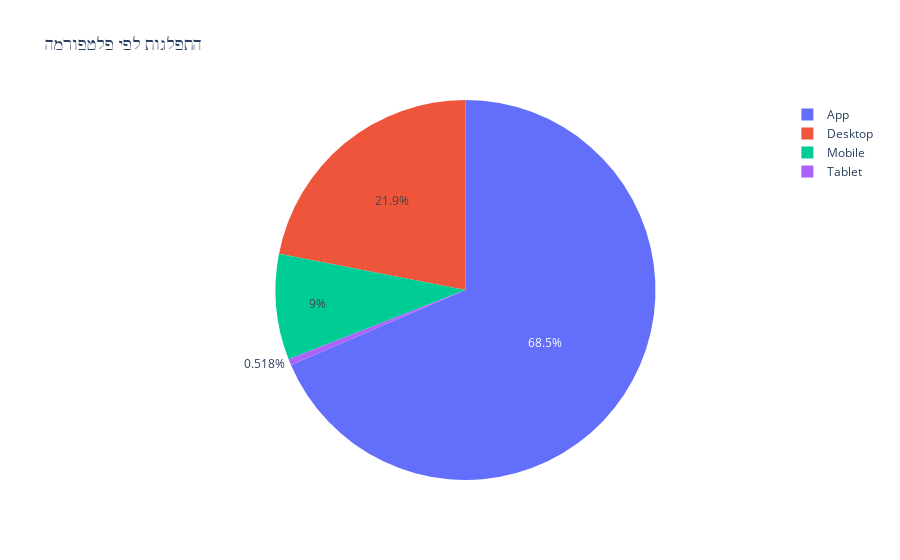
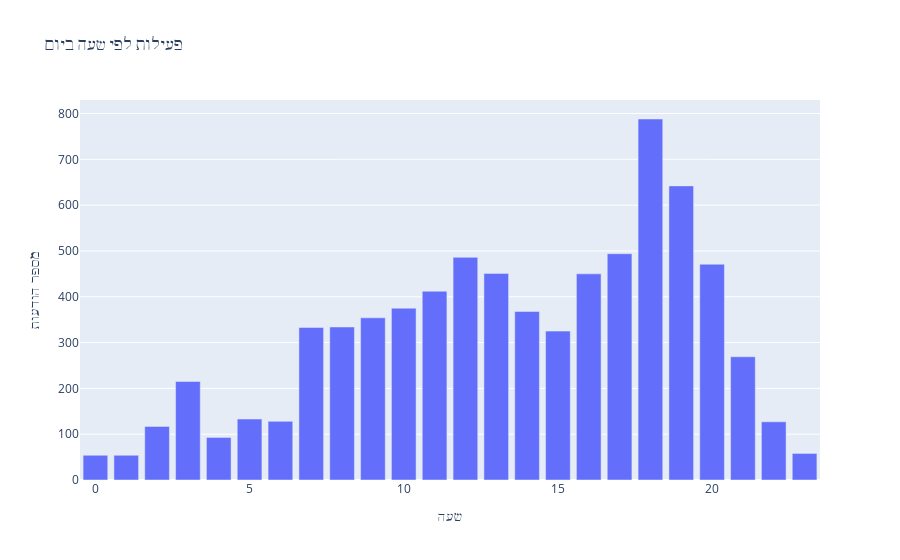
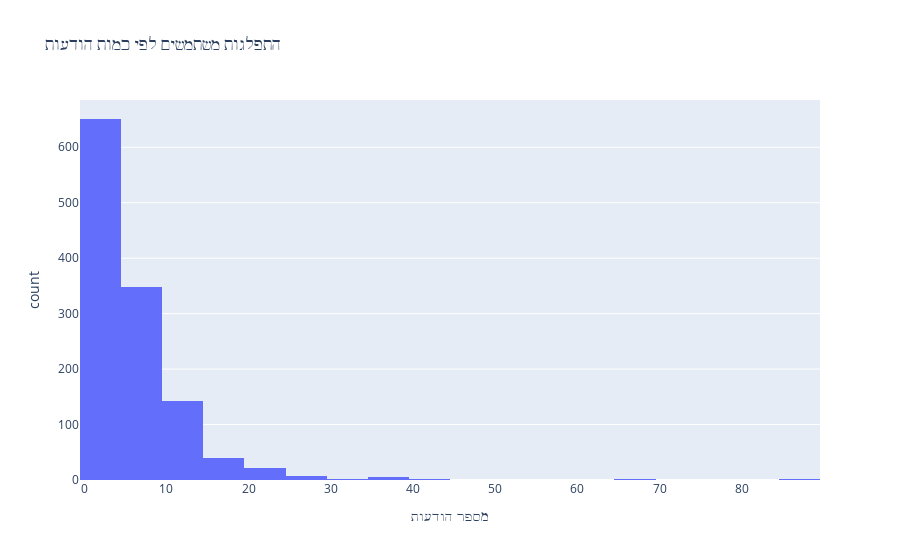
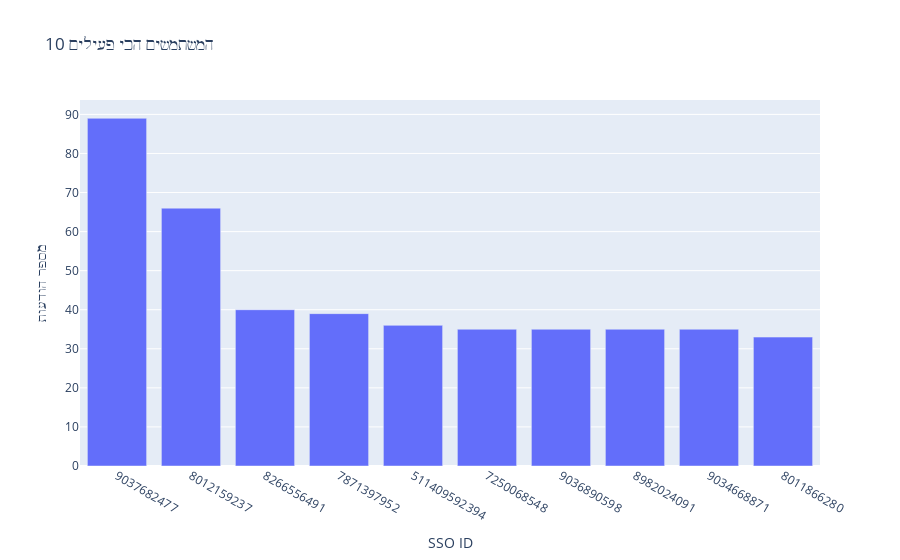

Source (notebook cell) for these figures, in order:
### Code cell
platform_counts = df['platform'].value_counts()
fig_platform = px.pie(
    values=platform_counts.values, 
    names=platform_counts.index,
    title="התפלגות לפי פלטפורמה"
)
fig_platform.show()

df['hour'] = pd.to_datetime(df['event_time']).dt.hour
hourly_activity = df['hour'].value_counts().sort_index()

fig_hourly = px.bar(
    x=hourly_activity.index,
    y=hourly_activity.values,
    title="פעילות לפי שעה ביום",
    labels={'x': 'שעה', 'y': 'מספר הודעות'}
)
fig_hourly.show()

user_activity = df['sso_id'].value_counts()
fig_user_activity = px.histogram(
    x=user_activity.values,
    nbins=20,
    title="התפלגות משתמשים לפי כמות הודעות",
    labels={'x': 'מספר הודעות', 'y': 'מספר משתמשים'}
)
fig_user_activity.show()

questions_with_answers = df[df['campaign_name'] == 'open question']['question_length'].dropna()
answers_with_questions = df[df['campaign_name'] == 'response answer']['answer_length'].dropna()

if len(questions_with_answers) > 0 and len(answers_with_questions) > 0:
    fig_comparison = go.Figure()
    fig_comparison.add_trace(go.Scatter(
        x=questions_with_answers.values,
        y=answers_with_questions.values,
        mode='markers',
        name='אורך תשובה vs שאלה',
        opacity=0.6
    ))

# 5. מספר הודעות לפי משתמש (Top 10)
top_users = df['sso_id'].value_counts().head(10)
fig_top_users = px.bar(
    x=top_users.index.astype(str),
    y=top_users.values,
    title="10 המשתמשים הכי פעילים",
    labels={'x': 'SSO ID', 'y': 'מספר הודעות'}
)
fig_top_users.show()

### Figure 1 — Plotly figure (JSON) as saved in the notebook; plotly's stock layout.template omitted (floating-point values rounded to 4 significant figures)
{"data": [{"domain": {"x": [0, 1], "y": [0, 1]}, "hovertemplate": "label=%{label}<br>value=%{value}<extra></extra>", "labels": ["App", "Desktop", "Mobile", "Tablet"], "legendgroup": "", "name": "", "showlegend": true, "type": "pie", "values": [5162, 1652, 678, 39]}], "layout": {"legend": {"tracegroupgap": 0}, "title": {"text": "התפלגות לפי פלטפורמה"}}}

### Figure 2 — Plotly figure (JSON) as saved in the notebook; plotly's stock layout.template omitted (floating-point values rounded to 4 significant figures)
{"data": [{"hovertemplate": "שעה=%{x}<br>מספר הודעות=%{y}<extra></extra>", "legendgroup": "", "marker": {"color": "#636efa", "pattern": {"shape": ""}}, "name": "", "orientation": "v", "showlegend": false, "textposition": "auto", "type": "bar", "x": [0, 1, 2, 3, 4, 5, 6, 7, 8, 9, 10, 11, 12, 13, 14, 15, 16, 17, 18, 19, 20, 21, 22, 23], "xaxis": "x", "y": [54, 54, 117, 215, 93, 133, 128, 333, 334, 354, 375, 412, 486, 451, 368, 325, 450, 494, 788, 642, 471, 269, 127, 58], "yaxis": "y"}], "layout": {"barmode": "relative", "legend": {"tracegroupgap": 0}, "title": {"text": "פעילות לפי שעה ביום"}, "xaxis": {"anchor": "y", "domain": [0, 1], "title": {"text": "שעה"}}, "yaxis": {"anchor": "x", "domain": [0, 1], "title": {"text": "מספר הודעות"}}}}

### Figure 3 — Plotly figure (JSON) as saved in the notebook; plotly's stock layout.template omitted (floating-point values rounded to 4 significant figures; data arrays with more than 128 entries replaced by an {"elided": "..."} marker saying what was removed)
{"data": [{"bingroup": "x", "hovertemplate": "מספר הודעות=%{x}<br>count=%{y}<extra></extra>", "legendgroup": "", "marker": {"color": "#636efa", "pattern": {"shape": ""}}, "name": "", "nbinsx": 20, "orientation": "v", "showlegend": false, "type": "histogram", "x": {"elided": "1219 int values"}, "xaxis": "x", "yaxis": "y"}], "layout": {"barmode": "relative", "legend": {"tracegroupgap": 0}, "title": {"text": "התפלגות משתמשים לפי כמות הודעות"}, "xaxis": {"anchor": "y", "domain": [0, 1], "title": {"text": "מספר הודעות"}}, "yaxis": {"anchor": "x", "domain": [0, 1], "title": {"text": "count"}}}}

### Figure 4 — Plotly figure (JSON) as saved in the notebook; plotly's stock layout.template omitted (floating-point values rounded to 4 significant figures)
{"data": [{"hovertemplate": "SSO ID=%{x}<br>מספר הודעות=%{y}<extra></extra>", "legendgroup": "", "marker": {"color": "#636efa", "pattern": {"shape": ""}}, "name": "", "orientation": "v", "showlegend": false, "textposition": "auto", "type": "bar", "x": ["9037682477", "8012159237", "8266556491", "7871397952", "511409592394", "7250068548", "9036890598", "8982024091", "9034668871", "8011866280"], "xaxis": "x", "y": [89, 66, 40, 39, 36, 35, 35, 35, 35, 33], "yaxis": "y"}], "layout": {"barmode": "relative", "legend": {"tracegroupgap": 0}, "title": {"text": "10 המשתמשים הכי פעילים"}, "xaxis": {"anchor": "y", "domain": [0, 1], "title": {"text": "SSO ID"}}, "yaxis": {"anchor": "x", "domain": [0, 1], "title": {"text": "מספר הודעות"}}}}
